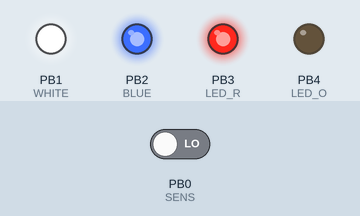
The sketch below on a simulated ATtiny85, built with avr-gcc and run on an emulated ATtiny85. On the bench: output pins drawn as LEDs (lit = HIGH). Inputs (shaded band) come from the test bench; at power-on: PB0 (SENS) LOW.

Above: at 0.3 s.
At 3.2 s:
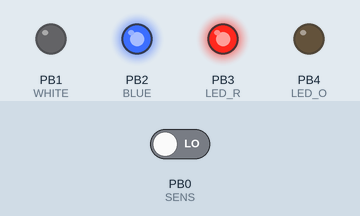
3.3 s: PB0 (SENS) driven HIGH
At 4.4 s:
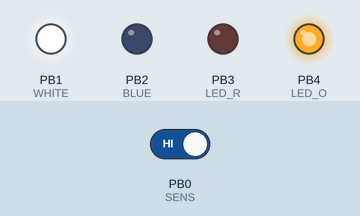
Timing chart, 0 to 6.3 s (numbered marks = the images above; inputs shaded):
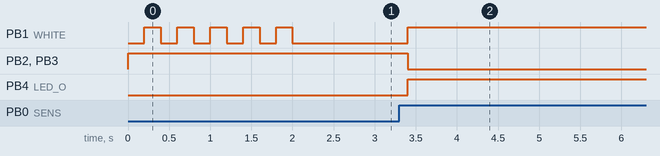

The sketch:

KSU_LIGHT.ino
```cpp
// Кнопка сенсорная универсальная
//
// Назначение: управление подсветкой области печати принтера с помощью реле
//
// Версия кода (прошивки): 1.0.1
// Версия предыдущего кода (прошивки): 1.0.0
// Обновления:
// - добавлено комментовое описание

#define BLUE 2  // синий светодиод
#define WHITE 1 // белый светодиод
#define LED_O 4 // порт OFF на кнопке (свет включен по умолчанию)
#define LED_R 3 // порт ON на кнопке (свет выключен по умолчанию)
#define SENS 0  // чтение значений с TTP223

#define W_ON digitalWrite(WHITE, LOW);
#define W_OFF digitalWrite(WHITE, HIGH);
#define B_ON digitalWrite(BLUE, LOW);
#define B_OFF digitalWrite(BLUE, HIGH);
#define LED_ON digitalWrite(LED_O, HIGH);
#define LED_OFF digitalWrite(LED_O, LOW);
#define LED_ON_R digitalWrite(LED_R, HIGH);
#define LED_OFF_R digitalWrite(LED_R, LOW);
#define L_ON \
  LED_ON;    \
  LED_OFF_R;
#define L_OFF \
  LED_OFF;    \
  LED_ON_R;

byte count = 0;
byte mod = 0;

void setup()
{
  pinMode(SENS, INPUT);
  pinMode(BLUE, OUTPUT);
  pinMode(WHITE, OUTPUT);
  pinMode(LED_O, OUTPUT);
  pinMode(LED_R, OUTPUT);
  L_OFF;
  if (digitalRead(SENS))
  {
    while (1)
    {
      B_ON
          delay(100);
      B_OFF
      delay(100);
    }
  }
  for (byte i = 0; i < 5; i++)
  {
    W_ON
        B_OFF
            delay(200);
    W_OFF
    B_OFF
    delay(200);
  }
  l_norm();
}

void loop()
{
  if (digitalRead(SENS))
    count++;
  if (!digitalRead(SENS))
  {
    count = 0;
  }
  if (count > 2)
    inv();
  delay(50);
}

void inv()
{
  mod = !mod;
  l_norm();
  while (digitalRead(SENS))
    ;
  count = 0;
  delay(100);
}

void l_norm()
{
  if (!mod)
  {
    W_ON
        B_OFF
            L_OFF
  }
  else
  {
    W_OFF
    B_ON
        L_ON
  }
}
```

Measured:
- after the input at 3.3 s, PB1 (WHITE), PB4 (LED_O): LOW → HIGH after 0.10 s; PB2 (BLUE), PB3 (LED_R): HIGH → LOW after 0.10 s
